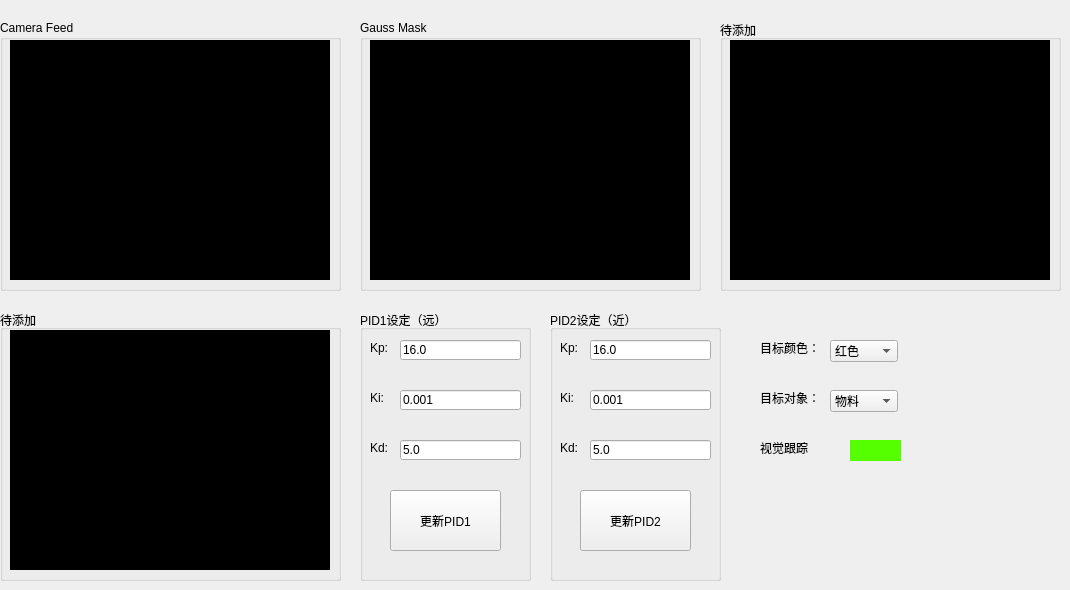
        <widget class="QWidget" name="tab_2">
         <property name="autoFillBackground">
          <bool>true</bool>
         </property>
         <attribute name="title">
          <string>视觉界面</string>
         </attribute>
         <widget class="QGroupBox" name="groupBox_6">
          <property name="geometry">
           <rect>
            <x>0</x>
            <y>20</y>
            <width>341</width>
            <height>271</height>
           </rect>
          </property>
          <property name="title">
           <string>Camera Feed</string>
          </property>
          <widget class="QLabel" name="frame_label">
           <property name="geometry">
            <rect>
             <x>10</x>
             <y>20</y>
             <width>320</width>
             <height>240</height>
            </rect>
           </property>
           <property name="sizePolicy">
            <sizepolicy hsizetype="Fixed" vsizetype="Fixed">
             <horstretch>0</horstretch>
             <verstretch>0</verstretch>
            </sizepolicy>
           </property>
           <property name="minimumSize">
            <size>
             <width>320</width>
             <height>240</height>
            </size>
           </property>
           <property name="styleSheet">
            <string notr="true">background-color: rgb(0, 0, 0);</string>
           </property>
           <property name="text">
            <string/>
           </property>
          </widget>
         </widget>
         <widget class="QGroupBox" name="groupBox_7">
          <property name="geometry">
           <rect>
            <x>360</x>
            <y>20</y>
            <width>341</width>
            <height>271</height>
           </rect>
          </property>
          <property name="title">
           <string>Gauss Mask</string>
          </property>
          <widget class="QLabel" name="frame_label_2">
           <property name="geometry">
            <rect>
             <x>10</x>
             <y>20</y>
             <width>320</width>
             <height>240</height>
            </rect>
           </property>
           <property name="sizePolicy">
            <sizepolicy hsizetype="Fixed" vsizetype="Fixed">
             <horstretch>0</horstretch>
             <verstretch>0</verstretch>
            </sizepolicy>
           </property>
           <property name="minimumSize">
            <size>
             <width>320</width>
             <height>240</height>
            </size>
           </property>
           <property name="styleSheet">
            <string notr="true">background-color: rgb(0, 0, 0);</string>
           </property>
           <property name="text">
            <string/>
           </property>
          </widget>
         </widget>
         <widget class="QGroupBox" name="groupBox_8">
          <property name="geometry">
           <rect>
            <x>720</x>
            <y>20</y>
            <width>341</width>
            <height>271</height>
           </rect>
          </property>
          <property name="title">
           <string>待添加</string>
          </property>
          <widget class="QLabel" name="frame_label_3">
           <property name="geometry">
            <rect>
             <x>10</x>
             <y>20</y>
             <width>320</width>
             <height>240</height>
            </rect>
           </property>
           <property name="sizePolicy">
            <sizepolicy hsizetype="Fixed" vsizetype="Fixed">
             <horstretch>0</horstretch>
             <verstretch>0</verstretch>
            </sizepolicy>
           </property>
           <property name="minimumSize">
            <size>
             <width>320</width>
             <height>240</height>
            </size>
           </property>
           <property name="styleSheet">
            <string notr="true">background-color: rgb(0, 0, 0);</string>
           </property>
           <property name="text">
            <string/>
           </property>
          </widget>
         </widget>
         <widget class="QGroupBox" name="groupBox_9">
          <property name="geometry">
           <rect>
            <x>0</x>
            <y>310</y>
            <width>341</width>
            <height>271</height>
           </rect>
          </property>
          <property name="title">
           <string>待添加</string>
          </property>
          <widget class="QLabel" name="frame_label_4">
           <property name="geometry">
            <rect>
             <x>10</x>
             <y>20</y>
             <width>320</width>
             <height>240</height>
            </rect>
           </property>
           <property name="sizePolicy">
            <sizepolicy hsizetype="Fixed" vsizetype="Fixed">
             <horstretch>0</horstretch>
             <verstretch>0</verstretch>
            </sizepolicy>
           </property>
           <property name="minimumSize">
            <size>
             <width>320</width>
             <height>240</height>
            </size>
           </property>
           <property name="styleSheet">
            <string notr="true">background-color: rgb(0, 0, 0);</string>
           </property>
           <property name="text">
            <string/>
           </property>
          </widget>
         </widget>
         <widget class="QGroupBox" name="groupBox_10">
          <property name="geometry">
           <rect>
            <x>360</x>
            <y>310</y>
            <width>171</width>
            <height>271</height>
           </rect>
          </property>
          <property name="title">
           <string>PID1设定（远）</string>
          </property>
          <widget class="QLabel" name="label_46">
           <property name="geometry">
            <rect>
             <x>10</x>
             <y>30</y>
             <width>21</width>
             <height>16</height>
            </rect>
           </property>
           <property name="text">
            <string>Kp:</string>
           </property>
          </widget>
          <widget class="QLineEdit" name="lineEdit_15">
           <property name="geometry">
            <rect>
             <x>40</x>
             <y>30</y>
             <width>121</width>
             <height>20</height>
            </rect>
           </property>
           <property name="text">
            <string>16.0</string>
           </property>
          </widget>
          <widget class="QLineEdit" name="lineEdit_16">
           <property name="geometry">
            <rect>
             <x>40</x>
             <y>80</y>
             <width>121</width>
             <height>20</height>
            </rect>
           </property>
           <property name="text">
            <string>0.001</string>
           </property>
          </widget>
          <widget class="QLabel" name="label_47">
           <property name="geometry">
            <rect>
             <x>10</x>
             <y>80</y>
             <width>21</width>
             <height>16</height>
            </rect>
           </property>
           <property name="text">
            <string>Ki:</string>
           </property>
          </widget>
          <widget class="QLineEdit" name="lineEdit_17">
           <property name="geometry">
            <rect>
             <x>40</x>
             <y>130</y>
             <width>121</width>
             <height>20</height>
            </rect>
           </property>
           <property name="text">
            <string>5.0</string>
           </property>
          </widget>
          <widget class="QLabel" name="label_48">
           <property name="geometry">
            <rect>
             <x>10</x>
             <y>130</y>
             <width>21</width>
             <height>16</height>
            </rect>
           </property>
           <property name="text">
            <string>Kd:</string>
           </property>
          </widget>
          <widget class="QPushButton" name="pushButton_12">
           <property name="geometry">
            <rect>
             <x>30</x>
             <y>180</y>
             <width>111</width>
             <height>61</height>
            </rect>
           </property>
           <property name="text">
            <string>更新PID1</string>
           </property>
          </widget>
         </widget>
         <widget class="QGroupBox" name="groupBox_11">
          <property name="geometry">
           <rect>
            <x>550</x>
            <y>310</y>
            <width>171</width>
            <height>271</height>
           </rect>
          </property>
          <property name="title">
           <string>PID2设定（近）</string>
          </property>
          <widget class="QLabel" name="label_49">
           <property name="geometry">
            <rect>
             <x>10</x>
             <y>30</y>
             <width>21</width>
             <height>16</height>
            </rect>
           </property>
           <property name="text">
            <string>Kp:</string>
           </property>
          </widget>
          <widget class="QLineEdit" name="lineEdit_18">
           <property name="geometry">
            <rect>
             <x>40</x>
             <y>30</y>
             <width>121</width>
             <height>20</height>
            </rect>
           </property>
           <property name="text">
            <string>16.0</string>
           </property>
          </widget>
          <widget class="QLineEdit" name="lineEdit_19">
           <property name="geometry">
            <rect>
             <x>40</x>
             <y>80</y>
             <width>121</width>
             <height>20</height>
            </rect>
           </property>
           <property name="text">
            <string>0.001</string>
           </property>
          </widget>
          <widget class="QLabel" name="label_50">
           <property name="geometry">
            <rect>
             <x>10</x>
             <y>80</y>
             <width>21</width>
             <height>16</height>
            </rect>
           </property>
           <property name="text">
            <string>Ki:</string>
           </property>
          </widget>
          <widget class="QLineEdit" name="lineEdit_20">
           <property name="geometry">
            <rect>
             <x>40</x>
             <y>130</y>
             <width>121</width>
             <height>20</height>
            </rect>
           </property>
           <property name="text">
            <string>5.0</string>
           </property>
          </widget>
          <widget class="QLabel" name="label_51">
           <property name="geometry">
            <rect>
             <x>10</x>
             <y>130</y>
             <width>21</width>
             <height>16</height>
            </rect>
           </property>
           <property name="text">
            <string>Kd:</string>
           </property>
          </widget>
          <widget class="QPushButton" name="pushButton_13">
           <property name="geometry">
            <rect>
             <x>30</x>
             <y>180</y>
             <width>111</width>
             <height>61</height>
            </rect>
           </property>
           <property name="text">
            <string>更新PID2</string>
           </property>
          </widget>
         </widget>
         <widget class="QLabel" name="label_52">
          <property name="geometry">
           <rect>
            <x>760</x>
            <y>340</y>
            <width>61</width>
            <height>16</height>
           </rect>
          </property>
          <property name="text">
           <string>目标颜色：</string>
          </property>
         </widget>
         <widget class="QComboBox" name="comboBox_7">
          <property name="geometry">
           <rect>
            <x>830</x>
            <y>340</y>
            <width>68</width>
            <height>22</height>
           </rect>
          </property>
          <item>
           <property name="text">
            <string>红色</string>
           </property>
          </item>
          <item>
           <property name="text">
            <string>绿色</string>
           </property>
          </item>
          <item>
           <property name="text">
            <string>蓝色</string>
           </property>
          </item>
         </widget>
         <widget class="QComboBox" name="comboBox_8">
          <property name="geometry">
           <rect>
            <x>830</x>
            <y>390</y>
            <width>68</width>
            <height>22</height>
           </rect>
          </property>
          <item>
           <property name="text">
            <string>物料</string>
           </property>
          </item>
          <item>
           <property name="text">
            <string>色环</string>
           </property>
          </item>
         </widget>
         <widget class="QLabel" name="label_53">
          <property name="geometry">
           <rect>
            <x>760</x>
            <y>390</y>
            <width>61</width>
            <height>16</height>
           </rect>
          </property>
          <property name="text">
           <string>目标对象：</string>
          </property>
         </widget>
         <widget class="QLabel" name="label_54">
          <property name="geometry">
           <rect>
            <x>760</x>
            <y>440</y>
            <width>54</width>
            <height>16</height>
           </rect>
          </property>
          <property name="text">
           <string>视觉跟踪</string>
          </property>
         </widget>
         <widget class="QWidget" name="widget_9" native="true">
          <property name="geometry">
           <rect>
            <x>850</x>
            <y>440</y>
            <width>51</width>
            <height>21</height>
           </rect>
          </property>
          <property name="styleSheet">
           <string notr="true">background-color: rgb(85, 255, 0);</string>
          </property>
         </widget>
        </widget>
